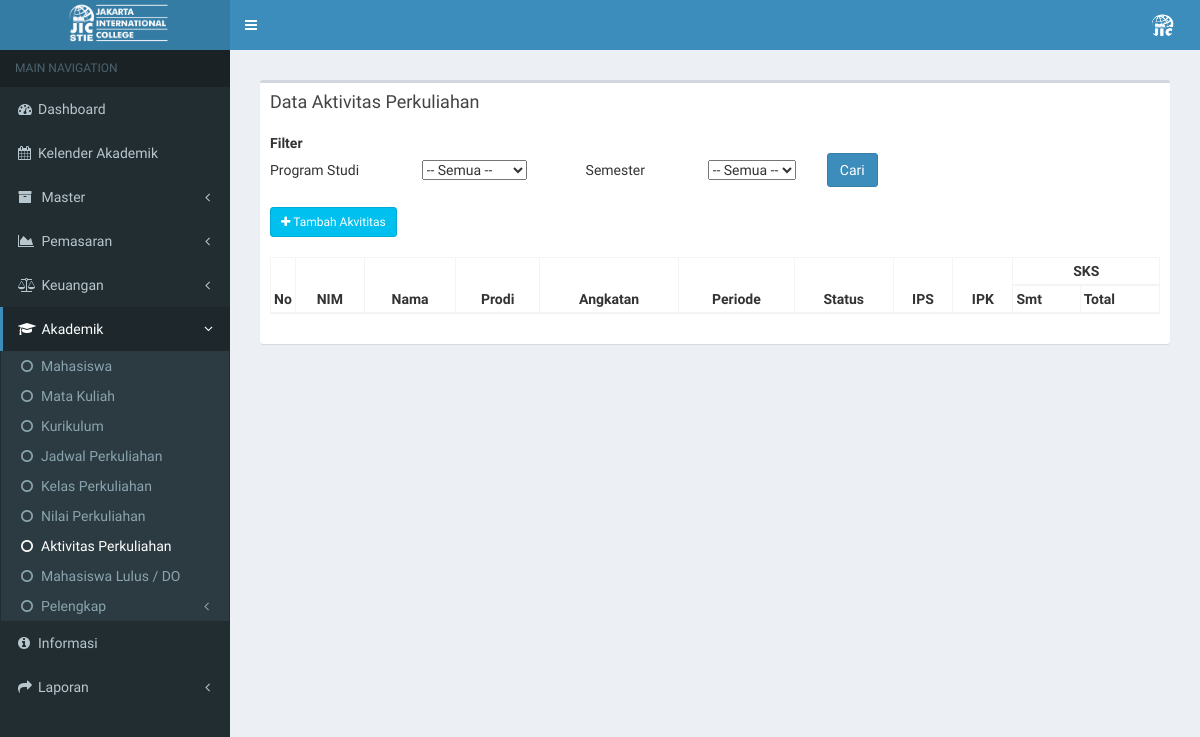
/index.php/aktivitas_perkuliahan/filter_data_ap, run on an earlier commit of the app's database.
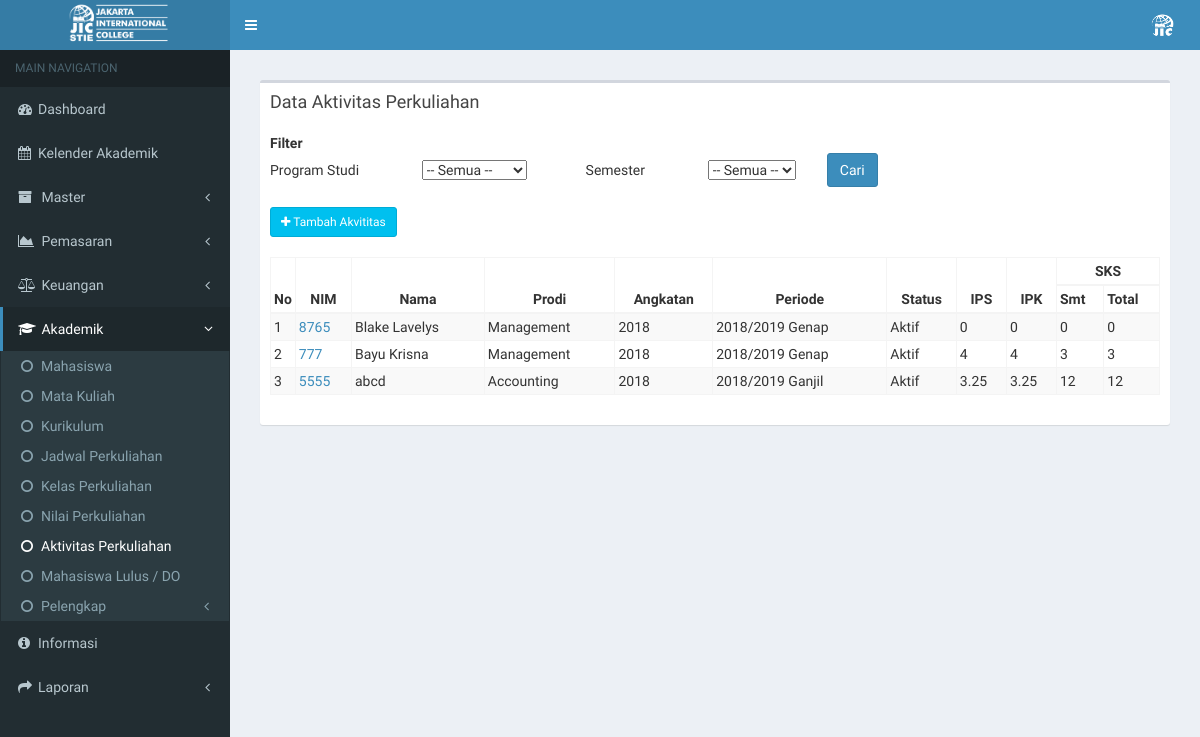
And on a later commit of the database.
### tables this page shows
CREATE TABLE `tb_aktivitas_perkuliahan` (
  `id_aktivitas` int(4) NOT NULL,
  `id_mahasiswa` varchar(8) NOT NULL,
  `id_periode` varchar(3) NOT NULL,
  `ips` float NOT NULL,
  `ipk_ak` float NOT NULL,
  `id_status` varchar(1) NOT NULL,
  `sks_semester` int(3) NOT NULL,
  `sks_total` int(3) NOT NULL
);

CREATE TABLE `tb_mahasiswa` (
  `id_mahasiswa` varchar(7) NOT NULL,
  `id_du` varchar(15) NOT NULL,
  `nama_mahasiswa` varchar(50) NOT NULL,
  `nim` varchar(15) NOT NULL,
  `id_status` varchar(2) NOT NULL,
  `id_konsentrasi` varchar(7) NOT NULL,
  `id_hasil_tes` varchar(7) NOT NULL,
  `id_sekolah` varchar(6) NOT NULL,
  `id_waktu` varchar(1) NOT NULL,
  `id_grade` varchar(2) NOT NULL,
  `semester_aktif` int(1) NOT NULL
);

CREATE TABLE `tb_prodi` (
  `id_prodi` varchar(6) NOT NULL,
  `nama_prodi` varchar(20) NOT NULL,
  `ketua_prodi` varchar(50) NOT NULL
);

CREATE TABLE `tb_mhs_add` (
  `id_mahasiswa` varchar(11) NOT NULL,
  `tgl_du` date NOT NULL,
  `id_transportasi` varchar(2) NOT NULL,
  `id_jt` varchar(2) NOT NULL,
  `ipk` float NOT NULL
);

CREATE TABLE `tb_periode` (
  `id_periode` int(11) NOT NULL,
  `semester` varchar(20) NOT NULL,
  `id_prodi` varchar(8) NOT NULL,
  `target_mhs_baru` varchar(10) NOT NULL,
  `pendaftar_ikut_seleksi` varchar(10) NOT NULL,
  `pendaftar_lulus_seleksi` varchar(10) NOT NULL,
  `daftar_ulang` varchar(6) NOT NULL,
  `mengundurkan_diri` varchar(6) NOT NULL,
  `tgl_awal_kul` varchar(11) NOT NULL,
  `tgl_akhir_kul` varchar(11) NOT NULL,
  `jumlah_minggu_pertemuan` varchar(3) NOT NULL
);

CREATE TABLE `tb_status_mhs` (
  `id_status` int(2) NOT NULL,
  `status_mhs` varchar(20) NOT NULL
);

### application/controllers/aktivitas_perkuliahan.php (called while the page is built, shortened)
<?php
class Aktivitas_perkuliahan extends CI_Controller {
	public function __construct()
	{
		$this->load->model('aktivitas_perkuliahan_model');
		$this->load->model('daftar_ulang_model');
		$this->load->model('mahasiswa_model');
	}
	public function filter_data_ap()
	{
			$id_prodi = $this->input->get('id_prodi');
			$id_periode = $this->input->get('id_periode');
			$data['getProdi'] = $this->daftar_ulang_model->getProdi();
			$data['getPeriode'] = $this->daftar_ulang_model->getPeriode();
			$data['aktivitas'] = $this->aktivitas_perkuliahan_model->filter_data_ap($id_prodi,$id_periode);
			$data['main_view'] = 'Aktivitas_perkuliahan/aktivitas_perkuliahan_view';
			$this->load->view('template', $data);
	}
}

### index.php (called while the page is built, shortened)
<?php
require_once BASEPATH.'core/CodeIgniter.php';

### application/models/aktivitas_perkuliahan_model.php (called while the page is built, shortened)
<?php
class Aktivitas_perkuliahan_model extends CI_Model {
  public function filter_data_ap($id_prodi, $id_periode){
    return $this->db->join('tb_mahasiswa','tb_mahasiswa.id_mahasiswa=tb_aktivitas_perkuliahan.id_mahasiswa')
              ->join('tb_bio','tb_bio.id_mahasiswa=tb_mahasiswa.id_mahasiswa')
              ->join('tb_mhs_add','tb_mhs_add.id_mahasiswa=tb_mahasiswa.id_mahasiswa')
              ->join('tb_periode','tb_periode.id_periode=tb_aktivitas_perkuliahan.id_periode')
              ->join('tb_konsentrasi','tb_konsentrasi.id_konsentrasi=tb_mahasiswa.id_konsentrasi')
              ->join('tb_prodi','tb_prodi.id_prodi=tb_konsentrasi.id_prodi')
              ->join('tb_status_mhs','tb_status_mhs.id_status=tb_aktivitas_perkuliahan.id_status')
              ->like('tb_prodi.id_prodi', $id_prodi)
              ->like('tb_aktivitas_perkuliahan.id_periode', $id_periode)
              ->get('tb_aktivitas_perkuliahan')
              ->result();
  }
}

### application/views/Aktivitas_perkuliahan/aktivitas_perkuliahan_view.php (the view, shortened to what the rows shown need)
    <section class="content">
      <div class="row">
        <div class="col-xs-12">
          <div class="box">
            <div class="box-body">
              <table class="">
                <tbody>
                  <form method="get" action="<?php echo base_url("aktivitas_perkuliahan/filter_data_ap/")?>">
                  <tr>
                    <th>Filter</th>
                  </tr>
                </tbody>
              </table>
               <br>
              <table id="example3" class="table2 table-bordered table-striped">
                <a class="btn btn-info btn-sm" href="" data-toggle="modal" data-target="#modal_view"><i class="fa fa-plus"></i> Tambah Akvititas</a> <br> <br>
                <thead>
                <tr>
                  <th rowspan="2" style="text-align: center" width="3px">No</th>
                  <th rowspan="2" style="text-align: center">NIM</th>
                  <th rowspan="2" style="text-align: center">Nama</th>
                  <th rowspan="2" style="text-align: center">Prodi</th>
                  <th rowspan="2" style="text-align: center">Angkatan</th>
                  <th rowspan="2" style="text-align: center">Periode</th>
                  <th rowspan="2" style="text-align: center">Status</th>
                  <th rowspan="2" style="text-align: center">IPS</th>
                  <th rowspan="2" style="text-align: center">IPK</th>
                  <th colspan="2" style="text-align: center">SKS</th>
                </tr>
                <tr>
                  <th>Smt</th>
                  <th>Total</th>
                </tr>
                </thead>
                <tbody>
                <?php
                $no = 0;
                foreach ($aktivitas as $data) {
                  echo '
                <tr>
                  <td>'.++$no.'</td>
                  <td><a href="'.base_url('kelas_perkuliahan/detail_kelas/'.$data->id_aktivitas).'">'.$data->nim.'</a></td>
                  <td>'.$data->nama_mahasiswa.'</td>
                  <td>'.$data->nama_prodi.'</td>
                  <td>'.substr($data->tgl_du,0,4).'</td>
                  <td>'.$data->semester.'</td>
                  <td>'.$data->status_mhs.'</td>
                  <td>'.$data->ips.'</td>
                  <td>'.$data->ipk_ak.'</td>
                  <td>'.$data->sks_semester.'</td>
                  <td>'.$data->sks_total.'</td>
                  </tr>
                ' ;
              }
              ?>
                </tbody>
              </table>
            </div>
          </div>
        </div>
      </div>
    </section>
<link rel="stylesheet" href="//code.jquery.com/ui/1.12.0/themes/smoothness/jquery-ui.css">

What changed in the data, as far as the page shows it:
added tb_aktivitas_perkuliahan: id_mahasiswa.nim "8765", id_mahasiswa.nama_mahasiswa "Blake Lavelys", tb_prodi.nama_prodi "Management", tb_mhs_add.tgl_du "2018", id_periode.semester "2018/2019 Genap", id_status.status_mhs "Aktif", ips "0", ipk_ak "0", sks_semester "0", sks_total "0"
added tb_aktivitas_perkuliahan: id_mahasiswa.nim "777", id_mahasiswa.nama_mahasiswa "Bayu Krisna", tb_prodi.nama_prodi "Management", tb_mhs_add.tgl_du "2018", id_periode.semester "2018/2019 Genap", id_status.status_mhs "Aktif", ips "4", ipk_ak "4", sks_semester "3", sks_total "3"
added tb_aktivitas_perkuliahan: id_mahasiswa.nim "5555", id_mahasiswa.nama_mahasiswa "abcd", tb_prodi.nama_prodi "Accounting", tb_mhs_add.tgl_du "2018", id_periode.semester "2018/2019 Ganjil", id_status.status_mhs "Aktif", ips "3.25", ipk_ak "3.25", sks_semester "12", sks_total "12"
